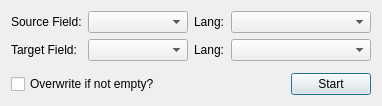
<?xml version="1.0" encoding="UTF-8"?>
<ui version="4.0">
 <class>Dialog</class>
 <widget class="QDialog" name="Dialog">
  <property name="geometry">
   <rect>
    <x>0</x>
    <y>0</y>
    <width>373</width>
    <height>102</height>
   </rect>
  </property>
  <property name="sizePolicy">
   <sizepolicy hsizetype="Preferred" vsizetype="Preferred">
    <horstretch>0</horstretch>
    <verstretch>0</verstretch>
   </sizepolicy>
  </property>
  <property name="windowTitle">
   <string>DeepL Web Translator</string>
  </property>
  <layout class="QVBoxLayout" name="verticalLayout">
   <item>
    <layout class="QGridLayout" name="gridLayout" rowstretch="0,0" columnstretch="0,0,0,0,0">
     <property name="sizeConstraint">
      <enum>QLayout::SetDefaultConstraint</enum>
     </property>
     <property name="bottomMargin">
      <number>6</number>
     </property>
     <item row="0" column="0">
      <widget class="QLabel" name="label">
       <property name="text">
        <string>Source Field:</string>
       </property>
      </widget>
     </item>
     <item row="0" column="2">
      <widget class="QLabel" name="label_3">
       <property name="text">
        <string>Lang:</string>
       </property>
      </widget>
     </item>
     <item row="0" column="3">
      <widget class="QComboBox" name="sourceLang">
       <property name="minimumSize">
        <size>
         <width>140</width>
         <height>0</height>
        </size>
       </property>
      </widget>
     </item>
     <item row="1" column="1">
      <widget class="QComboBox" name="targetField">
       <property name="minimumSize">
        <size>
         <width>0</width>
         <height>0</height>
        </size>
       </property>
       <property name="sizeAdjustPolicy">
        <enum>QComboBox::AdjustToContents</enum>
       </property>
      </widget>
     </item>
     <item row="1" column="2">
      <widget class="QLabel" name="label_4">
       <property name="text">
        <string>Lang:</string>
       </property>
      </widget>
     </item>
     <item row="0" column="1">
      <widget class="QComboBox" name="sourceField">
       <property name="minimumSize">
        <size>
         <width>100</width>
         <height>0</height>
        </size>
       </property>
       <property name="sizeAdjustPolicy">
        <enum>QComboBox::AdjustToContents</enum>
       </property>
      </widget>
     </item>
     <item row="1" column="0">
      <widget class="QLabel" name="label_2">
       <property name="text">
        <string>Target Field:</string>
       </property>
      </widget>
     </item>
     <item row="1" column="3">
      <widget class="QComboBox" name="targetLang">
       <property name="minimumSize">
        <size>
         <width>0</width>
         <height>0</height>
        </size>
       </property>
      </widget>
     </item>
     <item row="0" column="4">
      <spacer name="horizontalSpacer_2">
       <property name="orientation">
        <enum>Qt::Horizontal</enum>
       </property>
       <property name="sizeType">
        <enum>QSizePolicy::Expanding</enum>
       </property>
       <property name="sizeHint" stdset="0">
        <size>
         <width>0</width>
         <height>20</height>
        </size>
       </property>
      </spacer>
     </item>
    </layout>
   </item>
   <item>
    <layout class="QHBoxLayout" name="horizontalLayout_3">
     <property name="sizeConstraint">
      <enum>QLayout::SetDefaultConstraint</enum>
     </property>
     <item>
      <widget class="QCheckBox" name="checkBoxOverwrite">
       <property name="text">
        <string>Overwrite if not empty?</string>
       </property>
      </widget>
     </item>
     <item>
      <spacer name="horizontalSpacer">
       <property name="orientation">
        <enum>Qt::Horizontal</enum>
       </property>
       <property name="sizeType">
        <enum>QSizePolicy::Expanding</enum>
       </property>
       <property name="sizeHint" stdset="0">
        <size>
         <width>40</width>
         <height>20</height>
        </size>
       </property>
      </spacer>
     </item>
     <item>
      <widget class="QPushButton" name="pushButton">
       <property name="text">
        <string>Start</string>
       </property>
      </widget>
     </item>
    </layout>
   </item>
  </layout>
 </widget>
 <resources/>
 <connections>
  <connection>
   <sender>pushButton</sender>
   <signal>clicked()</signal>
   <receiver>Dialog</receiver>
   <slot>accept()</slot>
   <hints>
    <hint type="sourcelabel">
     <x>444</x>
     <y>78</y>
    </hint>
    <hint type="destinationlabel">
     <x>363</x>
     <y>56</y>
    </hint>
   </hints>
  </connection>
 </connections>
</ui>
